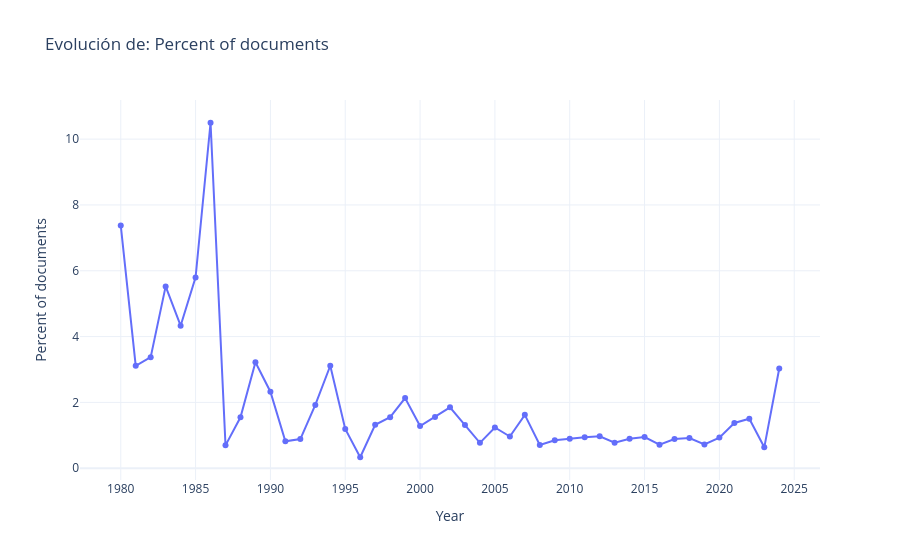
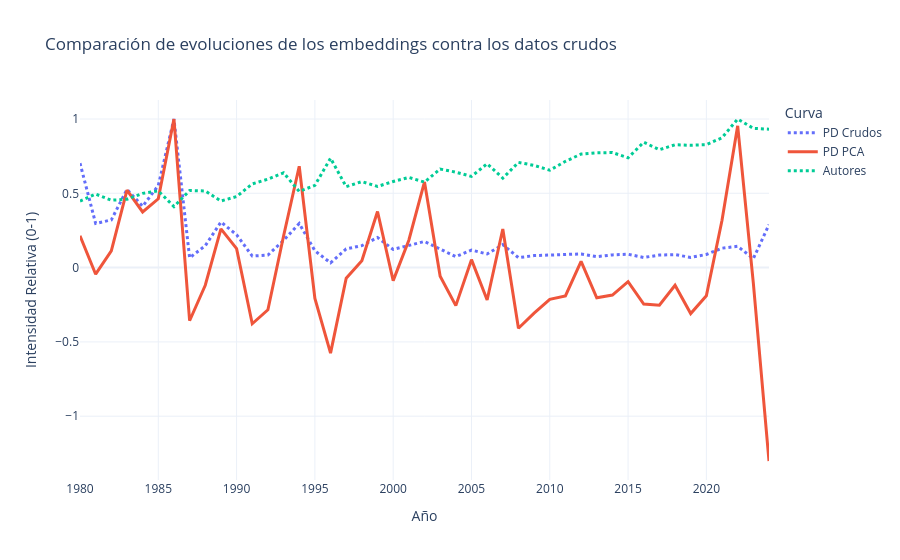

The cell these charts' notebook holds for them, in order:
### Code cell
#Percent of documents resultó  tener una correlación bastante alta, por lo tanto, las gráficas
#deberían ser bastante parecidas (la generada por pca y la que es a partir de los datos crudos)
#"Ave. authorships"
# 5. Gráficas de Comparación
df_plot, df_comparacion = eanalysis.preparar_datos_comparacion(df_features, df_flujo)
eviz.plot_feature_individual(df_plot, ecfg.ALIGN_PC1_ANCHOR)
eviz.plot_comparacion_normalizada(df_comparacion)

### Figure 1 — Plotly figure (JSON) as saved in the notebook; plotly's stock layout.template omitted (floating-point values rounded to 4 significant figures)
{"data": [{"hovertemplate": "Year=%{x}<br>Percent of documents=%{y}<extra></extra>", "legendgroup": "", "line": {"color": "#636efa", "dash": "solid"}, "marker": {"symbol": "circle"}, "mode": "lines+markers", "name": "", "orientation": "v", "showlegend": false, "type": "scatter", "x": [1980, 1981, 1982, 1983, 1984, 1985, 1986, 1987, 1988, 1989, 1990, 1991, 1992, 1993, 1994, 1995, 1996, 1997, 1998, 1999, 2000, 2001, 2002, 2003, 2004, 2005, 2006, 2007, 2008, 2009, 2010, 2011, 2012, 2013, 2014, 2015, 2016, 2017, 2018, 2019, 2020, 2021, 2022, 2023, 2024], "xaxis": "x", "y": [7.379, 3.113, 3.373, 5.525, 4.33, 5.798, 10.5, 0.6937, 1.546, 3.221, 2.324, 0.8154, 0.8864, 1.923, 3.113, 1.191, 0.3325, 1.32, 1.551, 2.13, 1.282, 1.559, 1.848, 1.31, 0.7707, 1.238, 0.9627, 1.62, 0.705, 0.8466, 0.8955, 0.9394, 0.9672, 0.7753, 0.8974, 0.9447, 0.715, 0.8871, 0.918, 0.7213, 0.9292, 1.373, 1.504, 0.6339, 3.031], "yaxis": "y"}], "layout": {"legend": {"tracegroupgap": 0}, "title": {"text": "Evolución de: Percent of documents"}, "xaxis": {"anchor": "y", "domain": [0, 1], "title": {"text": "Year"}}, "yaxis": {"anchor": "x", "domain": [0, 1], "title": {"text": "Percent of documents"}}}}

### Figure 2 — Plotly figure (JSON) as saved in the notebook; plotly's stock layout.template omitted (floating-point values rounded to 4 significant figures)
{"data": [{"hovertemplate": "Curva=PD Crudos<br>Año=%{x}<br>Intensidad Relativa (0-1)=%{y}<extra></extra>", "legendgroup": "PD Crudos", "line": {"color": "#636efa", "dash": "dot", "width": 3}, "marker": {"symbol": "circle"}, "mode": "lines", "name": "PD Crudos", "orientation": "v", "showlegend": true, "type": "scatter", "x": [1980, 1981, 1982, 1983, 1984, 1985, 1986, 1987, 1988, 1989, 1990, 1991, 1992, 1993, 1994, 1995, 1996, 1997, 1998, 1999, 2000, 2001, 2002, 2003, 2004, 2005, 2006, 2007, 2008, 2009, 2010, 2011, 2012, 2013, 2014, 2015, 2016, 2017, 2018, 2019, 2020, 2021, 2022, 2023, 2024], "xaxis": "x", "y": [0.7029, 0.2965, 0.3212, 0.5263, 0.4125, 0.5523, 1.0, 0.06608, 0.1472, 0.3068, 0.2214, 0.07767, 0.08443, 0.1832, 0.2965, 0.1135, 0.03167, 0.1257, 0.1477, 0.2029, 0.1221, 0.1485, 0.1761, 0.1247, 0.07341, 0.1179, 0.0917, 0.1543, 0.06715, 0.08064, 0.0853, 0.08948, 0.09213, 0.07385, 0.08548, 0.08999, 0.06811, 0.0845, 0.08744, 0.06871, 0.08851, 0.1308, 0.1432, 0.06038, 0.2887], "yaxis": "y"}, {"hovertemplate": "Curva=PD PCA<br>Año=%{x}<br>Intensidad Relativa (0-1)=%{y}<extra></extra>", "legendgroup": "PD PCA", "line": {"color": "#EF553B", "dash": "solid", "width": 3}, "marker": {"symbol": "circle"}, "mode": "lines", "name": "PD PCA", "orientation": "v", "showlegend": true, "type": "scatter", "x": [1980, 1981, 1982, 1983, 1984, 1985, 1986, 1987, 1988, 1989, 1990, 1991, 1992, 1993, 1994, 1995, 1996, 1997, 1998, 1999, 2000, 2001, 2002, 2003, 2004, 2005, 2006, 2007, 2008, 2009, 2010, 2011, 2012, 2013, 2014, 2015, 2016, 2017, 2018, 2019, 2020, 2021, 2022, 2023, 2024], "xaxis": "x", "y": [0.2142, -0.04436, 0.1123, 0.5214, 0.3744, 0.463, 1.0, -0.3577, -0.1189, 0.2603, 0.1281, -0.3779, -0.2839, 0.2123, 0.6823, -0.2079, -0.5759, -0.07159, 0.04675, 0.3776, -0.08783, 0.1843, 0.5768, -0.0587, -0.2558, 0.05353, -0.2179, 0.2599, -0.4083, -0.306, -0.2135, -0.1902, 0.04136, -0.2033, -0.1846, -0.095, -0.2452, -0.2528, -0.1192, -0.3092, -0.1895, 0.3185, 0.9538, -0.1042, -1.301], "yaxis": "y"}, {"hovertemplate": "Curva=Autores<br>Año=%{x}<br>Intensidad Relativa (0-1)=%{y}<extra></extra>", "legendgroup": "Autores", "line": {"color": "#00cc96", "dash": "dot", "width": 3}, "marker": {"symbol": "circle"}, "mode": "lines", "name": "Autores", "orientation": "v", "showlegend": true, "type": "scatter", "x": [1980, 1981, 1982, 1983, 1984, 1985, 1986, 1987, 1988, 1989, 1990, 1991, 1992, 1993, 1994, 1995, 1996, 1997, 1998, 1999, 2000, 2001, 2002, 2003, 2004, 2005, 2006, 2007, 2008, 2009, 2010, 2011, 2012, 2013, 2014, 2015, 2016, 2017, 2018, 2019, 2020, 2021, 2022, 2023, 2024], "xaxis": "x", "y": [0.4476, 0.4946, 0.4534, 0.46, 0.4996, 0.516, 0.4108, 0.5189, 0.5153, 0.4483, 0.4781, 0.5634, 0.5948, 0.6384, 0.5122, 0.5534, 0.7362, 0.5445, 0.5788, 0.546, 0.5794, 0.6067, 0.5755, 0.6635, 0.6424, 0.6136, 0.6993, 0.6017, 0.7081, 0.6877, 0.6552, 0.7152, 0.7639, 0.7726, 0.7742, 0.7388, 0.8436, 0.7935, 0.8266, 0.8234, 0.827, 0.8741, 1.0, 0.937, 0.9318], "yaxis": "y"}], "layout": {"legend": {"title": {"text": "Curva"}, "tracegroupgap": 0}, "title": {"text": "Comparación de evoluciones de los embeddings contra los datos crudos"}, "xaxis": {"anchor": "y", "domain": [0, 1], "title": {"text": "Año"}}, "yaxis": {"anchor": "x", "domain": [0, 1], "title": {"text": "Intensidad Relativa (0-1)"}}}}
